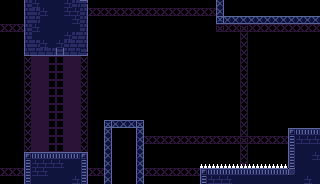

This game map was drawn from its Tiled (.tmx) file and the tilesets committed beside it. A one-line description and the full map source follow:
An orthogonal 40x23 tile map with 8x8 px tiles, 2 tile layers (Background, Ground) and 8 objects.

<map version="1.10" tiledversion="1.10.2" orientation="orthogonal" renderorder="right-down" width="40" height="23" tilewidth="8" tileheight="8" infinite="0" nextlayerid="6" nextobjectid="9">
 <tileset firstgid="1" name="Tileset" tilewidth="8" tileheight="8" tilecount="125" columns="25">
  <image source="../../Tileset.png" width="203" height="40" />
 </tileset>
 <layer id="2" name="Background" width="40" height="23">
  <data encoding="csv">
0,0,0,0,0,0,0,0,0,0,0,0,0,0,0,0,0,0,0,0,0,0,0,0,0,0,0,0,0,0,0,0,0,0,0,0,0,0,0,0,
0,0,0,0,0,0,0,0,0,0,0,72,72,72,72,72,72,72,72,72,72,72,72,72,72,72,72,0,0,0,0,0,0,0,0,0,0,0,0,0,
0,0,0,0,0,0,0,0,0,0,0,0,0,0,0,0,0,0,0,0,0,0,0,0,0,0,0,21,0,0,0,0,0,0,0,0,0,0,0,0,
72,72,72,0,0,0,0,0,0,0,0,0,0,0,0,0,0,0,0,0,0,0,0,0,0,0,0,21,72,72,21,72,72,72,72,72,72,72,72,72,
0,0,0,0,0,0,0,0,47,0,0,0,0,0,0,0,0,0,0,0,0,0,0,0,0,0,0,0,0,0,46,0,0,0,0,0,0,0,0,0,
0,0,0,0,0,0,0,0,47,0,0,0,0,0,0,0,0,0,0,0,0,0,0,0,0,0,0,0,0,0,46,0,0,0,0,0,0,0,0,0,
0,0,0,46,47,0,0,0,47,47,46,0,0,0,0,0,0,0,0,0,0,0,0,0,0,0,0,0,0,0,46,0,0,0,0,0,0,0,0,0,
0,0,0,46,47,47,69,69,47,47,46,0,0,0,0,0,0,0,0,0,0,0,0,0,0,0,0,0,0,0,46,0,0,0,0,0,0,0,0,0,
0,0,0,46,47,47,69,69,47,47,46,0,0,0,0,0,0,0,0,0,0,0,0,0,0,0,0,0,0,0,46,0,0,0,0,0,0,0,0,0,
0,0,0,46,47,47,69,69,47,47,46,0,0,0,0,0,0,0,0,0,0,0,0,0,0,0,0,0,0,0,46,0,0,0,0,0,0,0,0,0,
0,0,0,46,47,47,69,69,47,47,46,0,0,0,0,0,0,0,0,0,0,0,0,0,0,0,0,0,0,0,46,0,0,0,0,0,0,0,0,0,
0,0,0,46,47,47,69,69,47,47,46,0,0,0,0,0,0,0,0,0,0,0,0,0,0,0,0,0,0,0,46,0,0,0,0,0,0,0,0,0,
0,0,0,46,47,47,69,69,47,47,46,0,0,0,0,0,0,0,0,0,0,0,0,0,0,0,0,0,0,0,46,0,0,0,0,0,0,0,0,0,
0,0,0,46,47,47,69,69,47,47,46,0,0,0,0,0,0,0,0,0,0,0,0,0,0,0,0,0,0,0,46,0,0,0,0,0,0,0,0,0,
0,0,0,46,47,47,69,69,47,47,46,0,0,0,0,0,0,0,0,0,0,0,0,0,0,0,0,0,0,0,46,0,0,0,0,0,0,0,0,0,
0,0,0,46,47,47,69,69,47,47,46,0,0,0,0,0,0,0,0,0,0,0,0,0,0,0,0,0,0,0,46,0,0,0,0,0,0,0,0,0,
0,0,0,46,47,47,69,69,47,47,46,0,0,0,0,0,0,0,0,0,0,0,0,0,0,0,0,0,0,0,46,0,0,0,0,0,0,0,0,0,
0,0,0,46,47,47,69,69,47,47,46,0,0,0,0,0,0,0,72,72,72,72,72,72,72,72,72,72,72,72,21,72,72,72,72,72,0,0,0,0,
0,0,0,46,47,47,69,69,47,47,46,0,0,0,0,0,0,0,0,0,0,0,0,0,0,0,0,0,0,0,46,0,0,0,0,0,0,0,0,0,
0,0,0,0,0,47,0,0,0,0,0,0,0,0,0,0,0,0,0,0,0,0,0,0,0,0,0,0,0,0,46,0,0,0,0,0,0,0,0,0,
0,0,0,0,0,47,0,0,0,0,0,0,0,0,0,0,0,0,0,0,0,0,0,0,0,0,0,0,0,0,46,0,0,0,0,0,0,0,0,0,
72,72,72,0,0,0,0,0,0,0,0,72,72,0,0,0,0,0,72,72,72,72,72,72,72,72,0,0,0,0,0,0,0,0,0,0,0,0,0,0,
0,0,0,0,0,0,0,0,0,0,0,0,0,0,0,0,0,0,0,0,0,0,0,0,0,0,0,0,0,0,0,0,0,0,0,0,0,0,0,0
</data>
 </layer>
 <objectgroup id="3" name="Ground" opacity="0.97">
  <object id="1" x="24" y="152" width="64" height="32" />
  <object id="2" x="104" y="120" width="40" height="64" />
  <object id="3" x="24" y="0" width="64" height="56" />
  <object id="4" x="216" y="0" width="8" height="24" />
  <object id="5" x="224" y="16" width="96" height="8" />
  <object id="6" x="288" y="128" width="32" height="56" />
  <object id="7" x="200" y="168" width="88" height="16" />
 </objectgroup>
 <objectgroup id="4" name="Platform" />
 <objectgroup id="5" name="Spikes">
  <object id="8" x="200" y="164" width="88.125" height="4" />
 </objectgroup>
 <layer id="1" name="Ground" width="40" height="23">
  <data encoding="csv">
0,0,0,89,35,36,36,36,35,90,20,0,0,0,0,0,0,0,0,0,0,0,0,0,0,0,0,51,0,0,0,0,0,0,0,0,0,0,0,0,
0,0,0,89,90,35,36,36,35,35,91,0,0,0,0,0,0,0,0,0,0,0,0,0,0,0,0,76,0,0,0,0,0,0,0,0,0,0,0,0,
0,0,0,89,90,36,36,36,36,35,91,0,0,0,0,0,0,0,0,0,0,0,0,0,0,0,0,101,102,103,104,102,103,104,102,103,104,102,103,104,
0,0,0,89,35,36,36,36,36,36,91,0,0,0,0,0,0,0,0,0,0,0,0,0,0,0,0,0,0,0,0,0,0,0,0,0,0,0,0,0,
0,0,0,89,36,36,36,36,35,90,91,0,0,0,0,0,0,0,0,0,0,0,0,0,0,0,0,0,0,0,0,0,0,0,0,0,0,0,0,0,
0,0,0,89,90,35,36,35,90,90,91,0,0,0,0,0,0,0,0,0,0,0,0,0,0,0,0,0,0,0,0,0,0,0,0,0,0,0,0,0,
0,0,0,114,115,115,115,44,115,115,45,0,0,0,0,0,0,0,0,0,0,0,0,0,0,0,0,0,0,0,0,0,0,0,0,0,0,0,0,0,
0,0,0,0,0,0,0,0,0,0,0,0,0,0,0,0,0,0,0,0,0,0,0,0,0,0,0,0,0,0,0,0,0,0,0,0,0,0,0,0,
0,0,0,0,0,0,0,0,0,0,0,0,0,0,0,0,0,0,0,0,0,0,0,0,0,0,0,0,0,0,0,0,0,0,0,0,0,0,0,0,
0,0,0,0,0,0,0,0,0,0,0,0,0,0,0,0,0,0,0,0,0,0,0,0,0,0,0,0,0,0,0,0,0,0,0,0,0,0,0,0,
0,0,0,0,0,0,0,0,0,0,0,0,0,0,0,0,0,0,0,0,0,0,0,0,0,0,0,0,0,0,0,0,0,0,0,0,0,0,0,0,
0,0,0,0,0,0,0,0,0,0,0,0,0,0,0,0,0,0,0,0,0,0,0,0,0,0,0,0,0,0,0,0,0,0,0,0,0,0,0,0,
0,0,0,0,0,0,0,0,0,0,0,0,0,0,0,0,0,0,0,0,0,0,0,0,0,0,0,0,0,0,0,0,0,0,0,0,0,0,0,0,
0,0,0,0,0,0,0,0,0,0,0,0,0,0,0,0,0,0,0,0,0,0,0,0,0,0,0,0,0,0,0,0,0,0,0,0,0,0,0,0,
0,0,0,0,0,0,0,0,0,0,0,0,0,0,0,0,0,0,0,0,0,0,0,0,0,0,0,0,0,0,0,0,0,0,0,0,0,0,0,0,
0,0,0,0,0,0,0,0,0,0,0,0,0,1,2,3,4,5,0,0,0,0,0,0,0,0,0,0,0,0,0,0,0,0,0,0,0,0,0,0,
0,0,0,0,0,0,0,0,0,0,0,0,0,26,0,0,0,30,0,0,0,0,0,0,0,0,0,0,0,0,0,0,0,0,0,0,9,10,11,12,
0,0,0,0,0,0,0,0,0,0,0,0,0,51,0,0,0,55,0,0,0,0,0,0,0,0,0,0,0,0,0,0,0,0,0,0,34,35,35,35,
0,0,0,0,0,0,0,0,0,0,0,0,0,76,0,0,0,80,0,0,0,0,0,0,0,0,0,0,0,0,0,0,0,0,0,0,59,36,36,36,
0,0,0,9,10,11,12,10,11,12,13,0,0,26,0,0,0,30,0,0,0,0,0,0,0,0,0,0,0,0,0,0,0,0,0,0,84,36,36,35,
0,0,0,34,35,35,35,35,36,36,38,0,0,51,0,0,0,55,0,0,0,0,0,0,0,117,117,117,117,117,117,117,117,117,117,117,34,36,36,36,
0,0,0,59,35,35,36,36,36,36,63,0,0,76,0,0,0,80,0,0,0,0,0,0,0,9,10,11,12,10,11,12,10,11,12,10,14,36,36,36,
0,0,0,84,36,36,36,36,36,35,88,0,0,26,0,0,0,30,0,0,0,0,0,0,0,34,35,35,35,36,36,36,36,36,36,36,36,36,35,36
</data>
 </layer>
</map>
